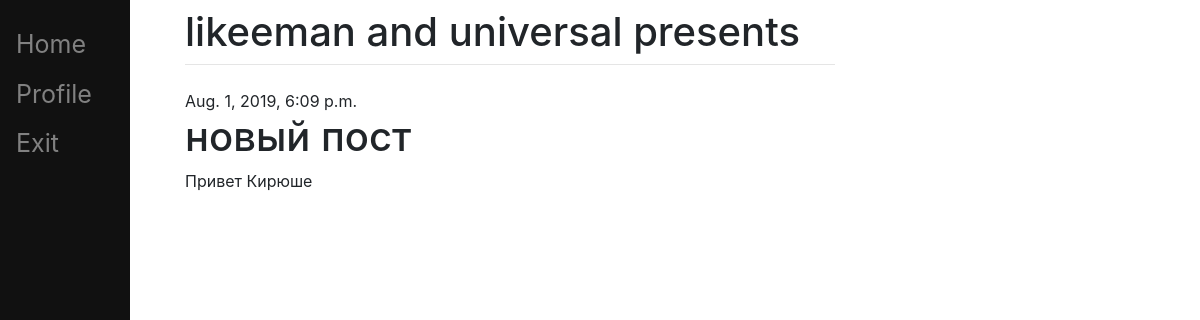
The app's page /post/1/ (signed in) with its own data.
### blog/models.py (models this page shows, shortened)
class Post(models.Model):
    author = models.ForeignKey(settings.AUTH_USER_MODEL, on_delete=models.CASCADE)
    title = models.CharField(max_length=200)
    text = models.TextField()
    created_date = models.DateTimeField(default=timezone.now)
    published_date = models.DateTimeField(blank=True, null=True)

### blog/views.py (the view)
# urls.py: path('post/<int:pk>/', views.post_detail, name='post_detail'),
def post_detail(request, pk):
    post = get_object_or_404(Post, pk=pk)
    return render(request, 'blog/post_detail.html', {'post': post})

### blog/templates/blog/post_detail.html (shortened to what this page needs)
{% extends 'blog/base.html' %}
    {% block content %}
        <div class="post">
            {% if post.published_date %}
                <div class="date">
                    {{ post.published_date }}
                </div>
            {% endif %}
            <h1>{{ post.title }}</h1>
            <p>{{ post.text|linebreaksbr }}</p>
        </div>
    {% endblock %}

### records on screen
Post: published_date "Aug. 1, 2019, 6:09 p.m.", title "новый пост", text "Привет Кирюше"
